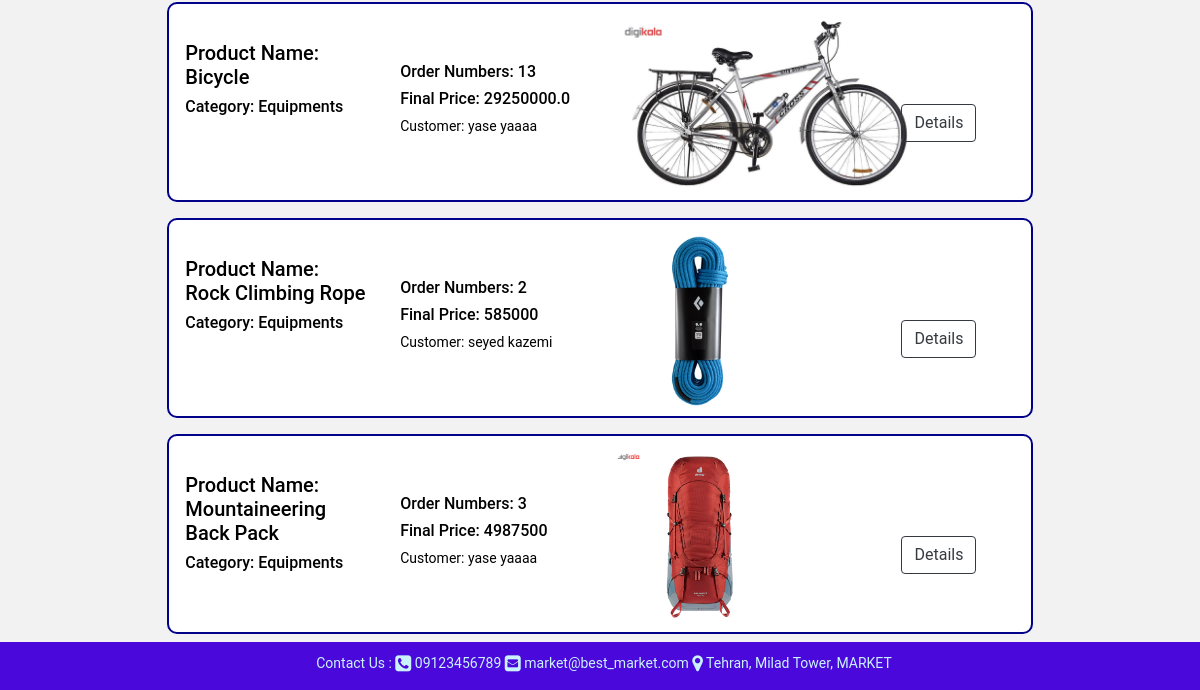
The page /order/ (lower part) on the database as committed earlier.
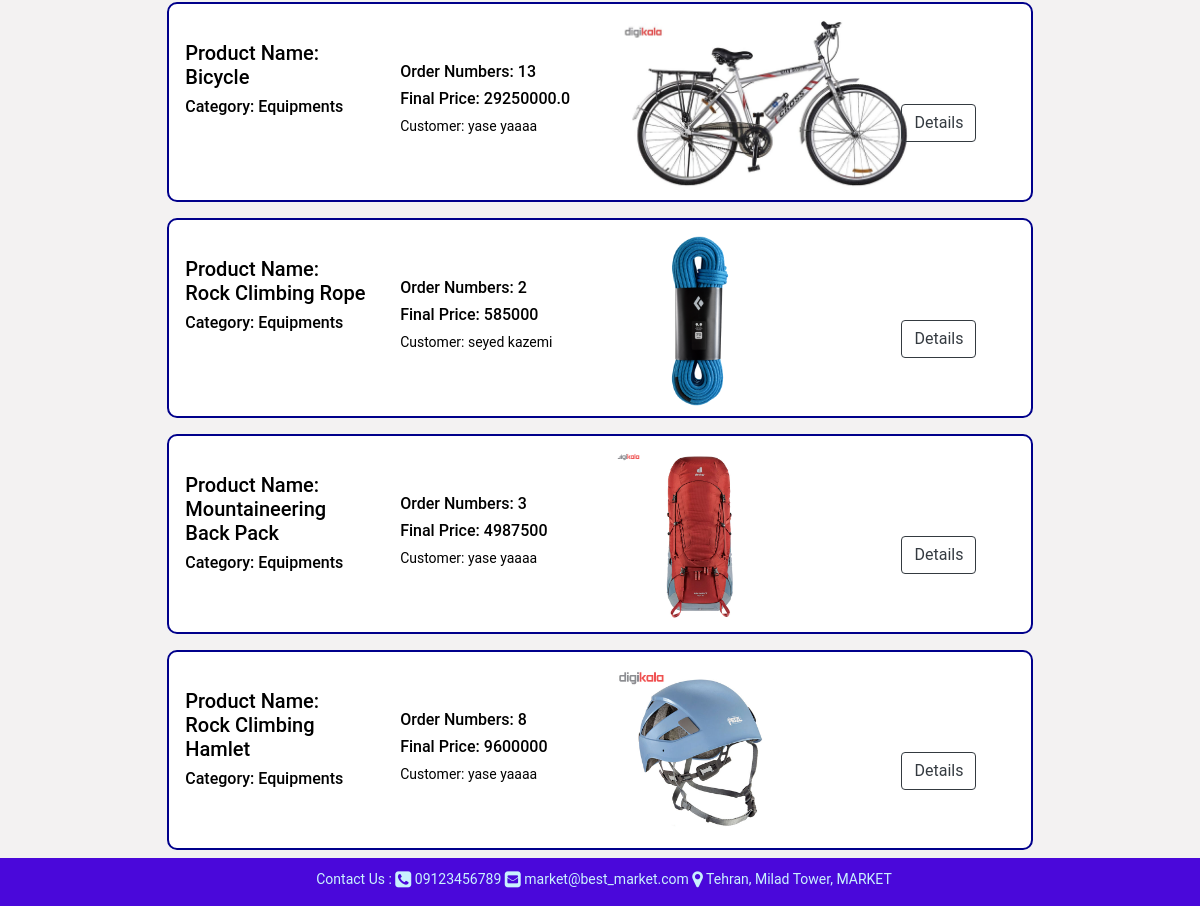
The same page on the database as committed later.
### order/models.py (models this page shows, shortened)
class OrderItem(BaseModel):
    product = models.ForeignKey(Product, verbose_name=_('selected product'),
                                help_text=_('select product for add to your Cart'), on_delete=models.PROTECT,
                                null=False, blank=False)
    product_number = models.IntegerField(verbose_name=_('numbers'), help_text=_('specify number of selected product'),
                                         null=False, blank=False, default=1)
    cart = models.ForeignKey(Cart, verbose_name=_('cart'), help_text=_('specify cart'), null=True, blank=True,
                             on_delete=models.PROTECT)
    def check_inventory(self):
        if self.product_number >= 1:
            if self.product.inventory_status() == 'Available':
                if self.product_number <= self.product.inventory:
                    return True
                else:
                    return _('Inventory shortage for this numbers!')
            else:
                return _('This product is unavailable!')
        else:
            return _('This number is incorrect!')
    def calculate_order_item_price(self):
        checking = self.check_inventory()
        if checking:
            order_item_price = self.product_number * self.product.calculate_final_price()
            return order_item_price
        else:
            return checking

class Cart(BaseModel):
    customer = models.OneToOneField(Customer, verbose_name=_('customer'),
                                    help_text=_('specify owner customer for cart'),
                                    null=False, blank=False, on_delete=models.PROTECT)
    status = models.CharField(verbose_name=_('cart status'), help_text=_('display cart status'), max_length=20,
                              blank=False, null=False, choices=[('WA', _('waiting')), ('FI', _('final cart'))],
                              default='W')

### product/models.py (models this page shows, shortened)
class Product(BaseModel):
    name = models.CharField(verbose_name=_('english name'), max_length=50, help_text=_('enter name in english'),
                            null=False, blank=False)
    name_fa = models.CharField(verbose_name=_('farsi name'), max_length=50, help_text=_('enter name in farsi'),
                               null=False, blank=False)
    company_brand = models.CharField(verbose_name=_('english company brand'), max_length=30,
                                     help_text='enter company brand name in english', null=False, blank=False)
    company_brand_fa = models.CharField(verbose_name=_('farsi company brand'), max_length=30,
                                        help_text='enter company brand name in farsi', null=False, blank=False)
    category = models.ForeignKey(Category, verbose_name=_('category'), help_text=_('specify category'),
                                 on_delete=models.RESTRICT, null=False, blank=False)
    discount = models.ForeignKey(Discount, verbose_name=_('discount'), help_text=_('specify discount'),
                                 null=False, blank=False, on_delete=models.SET(0))
    price = models.IntegerField(verbose_name=_('price'), help_text=_('enter price'), null=False, blank=False)
    inventory = models.IntegerField(verbose_name=_('inventory'), help_text=_('specify product inventory'),
                                    null=False, blank=False)
    image = models.FileField(verbose_name=_('product image'), help_text=_('upload image of product'), null=True,
                             blank=True, upload_to='product/images/')
    specifications = models.CharField(verbose_name=_('english product specifications'), null=True, blank=True,
                                      help_text=_('enter product specifications in english'), max_length=100)
    specifications_fa = models.CharField(verbose_name=_('farsi product specifications'), null=True, blank=True,
                                         help_text=_('enter product specifications in farsi'), max_length=100)
    def calculate_final_price(self):
        final_price = self.price
        if self.discount.specify_discount_status() == 'Active':
            if self.discount.type == '$':
                final_price = self.price - self.discount.value
            elif self.discount.type == '%':
                if self.discount.value != 0:
                    final_price = self.price - ((self.discount.value / 100) * self.price)
                else:
                    pass
        return final_price
    def inventory_status(self):
        if self.inventory > 0:
            status = _('Available')
        else:
            status = _('Unavailable')
        return status

class Category(BaseModel):
    name = models.CharField(verbose_name=_('english name'), max_length=30, help_text=_('enter name in english'),
                            null=False, blank=False)
    name_fa = models.CharField(verbose_name=_('farsi name'), max_length=30, help_text=_('enter name in farsi'),
                               null=False, blank=False)
    ref_category = models.ForeignKey('self', verbose_name=_('parent category'), help_text=_('specify parent category'),
                                     null=True, blank=True, on_delete=models.SET_NULL)
    image = models.FileField(verbose_name=_('category image'), help_text=_('upload image of category'), null=True,
                             blank=True, upload_to='product/category/images/')
    level = models.IntegerField(verbose_name=_('category level'), help_text=_('specify level of self relation'),
                                null=True, blank=True, default=0, editable=False)

class Discount(BaseModel):
    type = models.CharField(verbose_name=_('discount type'), help_text=_('specify type of discount'), null=False,
                            blank=False, choices=[('%', _('percent')), ('$', _('cash'))], max_length=15)
    value = models.IntegerField(verbose_name=_('discount value'), help_text=_('specify discount value'), null=True,
                                blank=True, default=0)
    max_value = models.IntegerField(verbose_name=_('maximum value'), help_text=_('specify maximum value'),
                                    null=True, blank=True)
    start_time = models.DateField(verbose_name=_('discount start time'),
                                  help_text=_('specify start time'), null=False, blank=False)
    expire_time = models.DateField(verbose_name=_('discount expire time'),
                                   help_text=_('specify expire time'), null=False, blank=False)
    def specify_discount_status(self):
        if datetime.now().date() > self.expire_time:
            status = 'Expired'
        elif datetime.now().date() < self.start_time:
            status = 'Waiting'
        else:
            status = 'Active'
        return status

### core/models.py (models this page shows, shortened)
class User(AbstractUser):
    phone = models.CharField(verbose_name=_('phone'), help_text=_('enter phone number'), max_length=11, unique=True,
                             null=False, blank=False)
    national_code = models.CharField(verbose_name=_('national code'), help_text=_('enter national code'),
                                     max_length=10, blank=True, null=True)
    gender = models.CharField(verbose_name=_('gender'), help_text=_('specify your gender'), max_length=10,
                              choices=[('M', 'Male'), ('F', 'Female')], blank=True, null=True)
    birthday = models.DateField(verbose_name=_('birthday'), help_text=_('specify birthday date'), null=True, blank=True)
    deleted = models.BooleanField(default=False)
    create_timestamp = models.DateTimeField(auto_now_add=True)
    modify_timestamp = models.DateTimeField(auto_now=True)
    delete_timestamp = models.DateTimeField(default=None, null=True, blank=True, editable=False)
    objects = MyUserManager()

### order/views.py (the view)
# urls.py: path('', OrderItemIndexView.as_view(), name='order_items_index'),
class OrderItemIndexView(generic.TemplateView):
    template_name = 'order/all_order_items.html'
    extra_context = {
        'order_items': OrderItem.objects.all()
    }

### customer/models.py (called while the page is built)
    def __str__(self):
        return f'{self.first_name} {self.last_name}'

### templates/order/all_order_items.html (shortened to what this page needs)
{% extends "base.html" %}
{% load i18n %}
{% load static %}
{% block content %}
    <div class="container-fluid shadow">
        <div class="row" >
            {% for order_item in order_items %}
                {% include 'order/order_item_card.html' with order_item_card=order_item %}
            {% endfor %}
        </div>
    </div>
{% endblock %}

### templates/order/order_item_card.html
{% load i18n %}
<div class=" container-fluid m-2">
    <div class="card order_item_card_view text-left m-auto p-3" style="width: 75%; border: 2px solid darkblue;
 border-radius: 10px; padding: 10px; background-color: white; max-height: 200px">
        <div class="row">
            <div class="col-3">
                <br>
                <h5>{% translate 'Product Name:' %}<br> {{ order_item_card.product.name }}</h5>
                <h6>{% translate 'Category:' %} {{ order_item_card.product.category.name }}</h6>
            </div>
            <div class="col-3">
                <br><br>
                <h6>{% translate 'Order Numbers:' %} {{ order_item_card.product_number }}</h6>
                <h6>{% translate 'Final Price:' %} {{ order_item_card.calculate_order_item_price }}</h6>
                <p>{% translate 'Customer:' %} {{ order_item_card.cart.customer }}</p>
            </div>
            <div class="col-4">
                <a href="/product/{{ order_item_card.product.id }}"><img
                        src="/static/{{ order_item_card.product.image }}"
                        alt="product image" height="170px"
                        style="border-radius: 15px; "></a>
            </div>
            <div class="col-2">
                <br><br><br><br>
                <a href="/order/order_item/{{ order_item_card.id }}">
                    <button class="btn btn-outline-dark">Details</button>
                </a>
            </div>
        </div>
    </div>
</div>

Rows that differ between the two databases and show on the page:
added OrderItem: product.name "Rock Climbing Hamlet", product.category.name "Equipments", product_number "8", calculate_order_item_price "9600000", cart.customer "yase yaaaa", product.image (picture)
